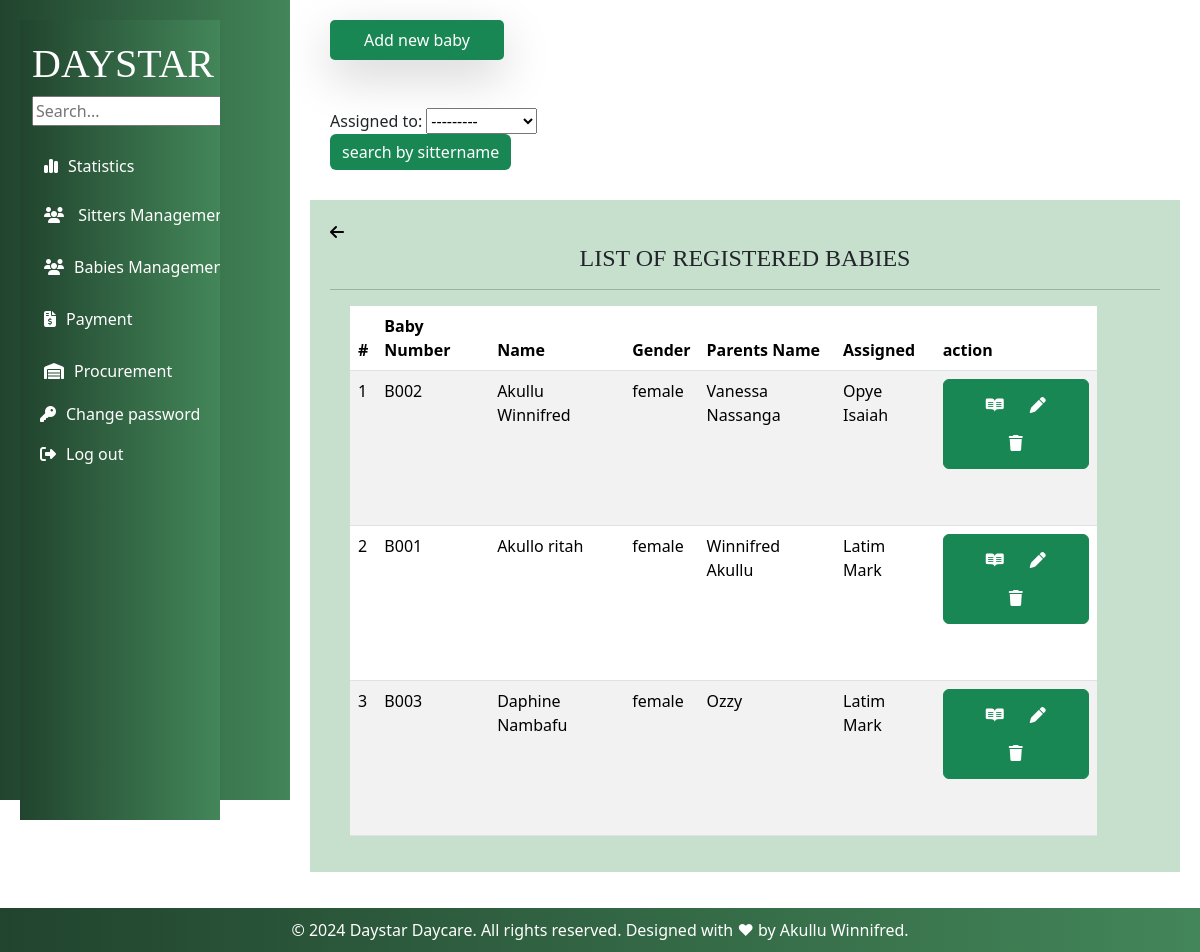
The page /all_babies/ (signed in) on the database its author committed.
### myapp/models.py (models this page shows, shortened)
class RegisterBaby(models.Model):
    GENDER_CHOICES = (
         ('male', 'Male'),
        ('female', 'Female'),
     )
    name = models.CharField(max_length=200,validators=[validate_letters])
    Baby_Number = models.CharField(max_length=200,unique=True,blank=False, null=True)
    gender = models.CharField(max_length=10,choices=GENDER_CHOICES)
    age = models.IntegerField(default=0)
    Period_of_stay = models.ForeignKey(Categorystay, on_delete=models.CASCADE)
    location = models.CharField(max_length=100)
    Parents_Name = models.CharField(max_length=200,validators=[validate_letters])
    Period_of_stay = models.ForeignKey(Categorystay, on_delete=models.CASCADE)
    Brought_by = models.CharField(max_length=200,validators=[validate_letters])
    Fee_in_UGX = models.IntegerField()
    Assigned_to = models.ForeignKey(BabySitterattendance, on_delete=models.CASCADE)
    Time_In = models.DateTimeField()

class BabySitterattendance(models.Model):
    sitter_Number = models.CharField(max_length=200,unique=True)
    name = models.ForeignKey(BabySitter, on_delete=models.CASCADE)
    date = models.DateField(default=timezone.now)
    attendance_status = models.CharField(max_length=10,default= 'Onduty')
    def __str__(self):
        return str(self.name)

class BabySitter(models.Model):
    GENDER_CHOICES = (
         ('male', 'Male'),
        ('female', 'Female'),
     )
    name = models.CharField(max_length=200,validators=[validate_letters])
    gender = models.CharField(max_length=10,choices=GENDER_CHOICES)
    location = models.CharField(max_length=10, default='kabalagala')
    Date_Of_Birth = models.DateField(default=timezone.now)
    NIN = models.CharField(max_length=14,validators=[validate_NIN_length])
    Religion = models.CharField(max_length=30, null=True, blank=True,verbose_name="Religion(optional)")
    Level_Of_Education = models.CharField(max_length=200,choices=(
        ('Certificate', 'Certificate'),
        ('Diploma', 'Diploma'),
        ('Degree', 'Degree'),
        ('Others', 'Others'),
    ))
    Contact = models.CharField(max_length=10,validators=[validate_contact_length])
    Sitter_Number = models.CharField(max_length=200,unique=True,blank=False, null=True)
    Next_Of_Kin = models.CharField(max_length=200,validators=[validate_letters])
    Recommenders_Name = models.CharField(max_length=200,validators=[validate_letters])
    Recommenders_Contact = models.CharField(max_length=10,validators=[validate_contact_length])
    def __str__(self):
        return self.name

### myapp/views.py (the view)
# urls.py: path('all_babies/',views.all_babies,name='all_babies'),
@login_required
def all_babies(request):
   babies =RegisterBaby.objects.all().order_by('id')
   baby_filter=Baby_Filter(request.GET,queryset = babies)
   babies = baby_filter.qs
   return render(request,'babies/all_babies.html',{'babies':babies,'baby_filter':baby_filter})

### myapp/templates/babies/all_babies.html (shortened to what this page needs)
{% extends 'base.html' %}
{% block content %}
<button class="p-2 bg-teal-500 rounded-lg shadow-lg bg bg-success"
    style="margin-left: 20px; border-radius: 5px; border: #B4BDFF; width: 20%; height: 5%;"><a
        style="color: white; text-decoration: none;" href="/babyreg">Add new baby</a></button>
<br><br><br>
<form method="GET" style="margin-left: 20px;">
    {{ baby_filter.form }}
    <input type="submit" value="search by sittername" class="btn btn-primary bg bg-success" style="border: none;">
</form>
<div class="container">
    <div>
        <a href="{% url 'all_babies' %}"> <i class="fa-solid fa-arrow-left" style="color: black;"></i></a>
    </div>
    <h4 class="text-center" style="font-family: Georgia, 'Times New Roman', Times, serif;">LIST OF REGISTERED BABIES
    </h4>
    <hr>
    <table class="table table-striped" style="width: 90%; margin-left: 20px;">
        <thead>
            <tr>
                <th>#</th>
                <th>Baby Number</th>
                <th>Name</th>
                <th>Gender</th>
                <th>Parents Name</th>
                <th>Assigned</th>
                <th>action</th>
            </tr>
        </thead>
        <tbody>
            {% for each in babies %}
            <tr>
                <td> {{each.id}}</td>
                <td>B0{{each.Baby_Number}}</td>
                <td>{{each.name}}</td>
                <td>{{each.gender}}</td>
                <td>{{ each.Parents_Name}}</td>
                <td>{{ each.Assigned_to}}</td>
                <td>
                    <div>
                        <button type="button" class="btn btn-success mr-1"><a href="{% url 'read' id=each.id %}"
                                class="btn" style="color: white;"><i class="fa-brands fa-readme"></i>
                                <a href="{% url 'baby_edit' id=each.id %}" class="btn" style="color: white;"><i
                                        class="fa-solid fa-pen"></i>
                                    <a href="{% url 'delete_baby' baby_id=each.id %}" class="btn"
                                        style="color: white;"><i class="fa-solid fa-trash"></i></button>
                    </div>
                </td>
            </tr>
            {% endfor %}
        </tbody>
    </table>
</div>
</div>
{% endblock %}

### myapp/static/css/base.css (style rules this page uses)
body { min-height: 100vh; }

### myapp/templates/babies/all_babies.html (style rules this page uses)
.container { padding-top: 20px; margin-top: 30px; margin-bottom: 60px; max-width: 900px; background-color: rgba(153, 198, 165, 0.55); padding: 20px; }

### rows shown on the page
RegisterBaby: id "1", Baby_Number "02", name "Akullu Winnifred", gender "female", Parents_Name "Vanessa Nassanga", Assigned_to "Opye Isaiah"
RegisterBaby: id "2", Baby_Number "01", name "Akullo ritah", gender "female", Parents_Name "Winnifred Akullu", Assigned_to "Latim Mark"
RegisterBaby: id "3", Baby_Number "03", name "Daphine Nambafu", gender "female", Parents_Name "Ozzy", Assigned_to "Latim Mark"
